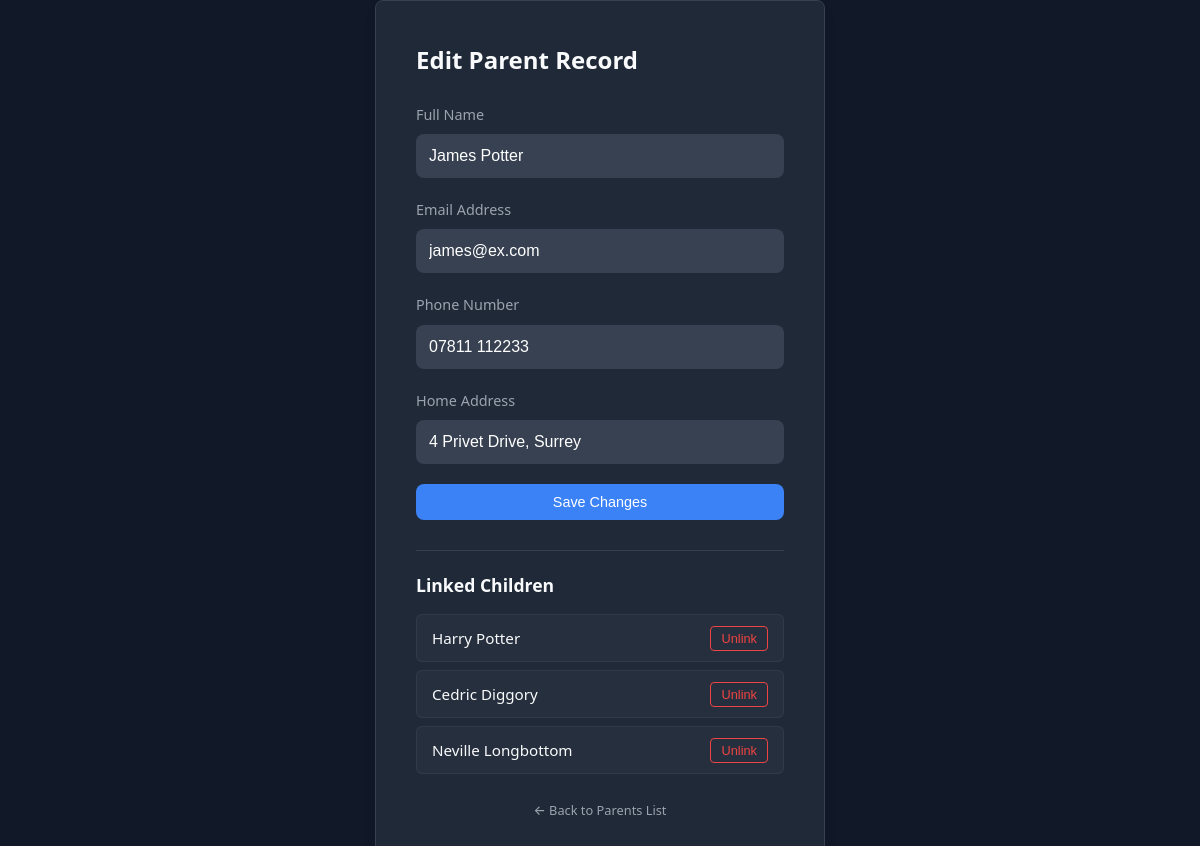
The page /parents/edit_parent.php?id=1 on the database its author committed.
### tables this page shows
CREATE TABLE `parents` (
  `parent_id` int(11) NOT NULL,
  `full_name` varchar(255) NOT NULL,
  `address` varchar(255) DEFAULT NULL,
  `email` varchar(100) DEFAULT NULL,
  `phone` varchar(20) DEFAULT NULL,
  `user_id` int(11) DEFAULT NULL
);

CREATE TABLE `pupils` (
  `pupil_id` int(11) NOT NULL,
  `class_id` int(11) DEFAULT NULL,
  `full_name` varchar(255) NOT NULL,
  `address` varchar(255) DEFAULT NULL,
  `medical_info` text DEFAULT NULL
);

### parents/edit_parent.php (the view, shortened to what this page needs)
<?php
include '../db.php';
$id = $_GET['id'];
try {
    $stmt = $pdo->prepare("SELECT * FROM Parents WHERE parent_id = :id");
    $stmt->execute([':id' => $id]);
    $parent = $stmt->fetch();
    $kids_sql = "SELECT Pupils.pupil_id, Pupils.full_name
                 FROM Pupils
                 JOIN Pupil_Parent ON Pupils.pupil_id = Pupil_Parent.pupil_id
                 WHERE Pupil_Parent.parent_id = :id";
    $kids_stmt = $pdo->prepare($kids_sql);
    $kids_stmt->execute([':id' => $id]);
    $linked_kids = $kids_stmt->fetchAll();
} catch (PDOException $e) {
    die("Database Error: " . $e->getMessage());
}
?>
<!DOCTYPE html>
<html lang="en">
<head>
    <link rel="stylesheet" href="../style.css">
</head>
<body class="centered-layout">
    <div class="form-card">
        <h2 class="mb-4">Edit Parent Record</h2>
        <form method="POST">
            <div class="form-group">
                <label>Full Name</label>
                <input type="text" name="full_name" value="<?= htmlspecialchars($parent['full_name']) ?>" required>
            </div>
            <div class="form-group">
                <label>Email Address</label>
                <input type="email" name="email" value="<?= htmlspecialchars($parent['email']) ?>">
            </div>
            <div class="form-group">
                <label>Phone Number</label>
                <input type="text" name="phone" value="<?= htmlspecialchars($parent['phone']) ?>" required>
            </div>
            <div class="form-group">
                <label>Home Address</label>
                <input type="text" name="address" value="<?= htmlspecialchars($parent['address']) ?>">
            </div>
            <button type="submit" class="btn btn-primary" style="width: 100%;">Save Changes</button>
        </form>
        <div class="link-manager">
            <h3 style="font-size: 1.1rem; margin-bottom: 15px; color: var(--text-main);">Linked Children</h3>
            <?php if (count($linked_kids) > 0): ?>
                <?php foreach ($linked_kids as $kid): ?>
                    <div class="link-row">
                        <span><?= htmlspecialchars($kid['full_name']) ?></span>
                        <form method="POST" style="margin:0;" onsubmit="return confirm('Are you sure you want to remove this link?');">
                            <button type="submit" class="unlink-btn">Unlink</button>
                        </form>
                    </div>
                <?php endforeach; ?>
            <?php else: ?>
                <p style="color: var(--text-muted); font-size: 0.9rem; font-style: italic;">
                    No children currently linked to this parent.
                </p>
            <?php endif; ?>
        </div>
        <div style="margin-top: 20px;">
            <a href="parents.php" class="btn btn-sm" style="width: 100%; text-align: center; background: transparent; color: var(--text-muted);">
                &larr; Back to Parents List
            </a>
        </div>
    </div>
</body>
</html>

### Style.css (style rules this page uses)
:root { --bg-body: #111827; --bg-card: #1f2937; --bg-input: #374151; --text-main: #f9fafb; --text-muted: #9ca3af; --primary: #3b82f6; --primary-hover: #2563eb; --danger: #ef4444; --success: #10b981; --warning: #f59e0b; --radius: 8px; --border: 1px solid #374151; }
* { margin: 0; padding: 0; box-sizing: border-box; }
body { font-family: 'Segoe UI', Inter, system-ui, sans-serif; background-color: var(--bg-body); color: var(--text-main); line-height: 1.6; -webkit-font-smoothing: antialiased; display: flex; flex-direction: column; min-height: 100vh; }
a { text-decoration: none; color: inherit; transition: 0.2s; }
.btn { display: inline-flex; align-items: center; justify-content: center; padding: 10px 20px; border-radius: var(--radius); font-weight: 500; font-size: 0.9rem; cursor: pointer; border: none; transition: all 0.2s ease; }
.btn-primary { background-color: var(--primary); color: white; }
.btn-sm { padding: 6px 12px; font-size: 0.8rem; }
.form-card { background-color: var(--bg-card); padding: 40px; border-radius: var(--radius); border: var(--border); width: 100%; max-width: 450px; margin: 0 auto; box-shadow: 0 10px 15px -3px rgba(0, 0, 0, 0.1); }
.form-group { margin-bottom: 20px; }
label { display: block; margin-bottom: 8px; color: var(--text-muted); font-size: 0.9rem; }
input, select, textarea { width: 100%; padding: 12px; background-color: var(--bg-input); border: 1px solid transparent; border-radius: var(--radius); color: white; font-size: 1rem; transition: 0.2s; }
.centered-layout { display: flex; flex-direction: column; justify-content: center; align-items: center; min-height: 100vh; }
.mb-4 { margin-bottom: 1.5rem; }

### parents/edit_parent.php (style rules this page uses)
.link-manager { margin-top: 30px; border-top: 1px solid rgba(255,255,255,0.1); padding-top: 20px; }
.link-row { display: flex; justify-content: space-between; align-items: center; background: rgba(255,255,255,0.03); padding: 10px 15px; margin-bottom: 8px; border-radius: 6px; border: 1px solid rgba(255,255,255,0.05); }
.link-row span { font-weight: 500; font-size: 0.95rem; }
.unlink-btn { background: transparent; color: var(--danger); border: 1px solid var(--danger); padding: 4px 10px; border-radius: 4px; cursor: pointer; font-size: 0.8rem; transition: 0.2s; }

### rows shown on the page
parents: full_name "James Potter", email "james@ex.com", phone "07811 112233", address "4 Privet Drive, Surrey"
pupils: full_name "Harry Potter"
pupils: full_name "Cedric Diggory"
pupils: full_name "Neville Longbottom"
